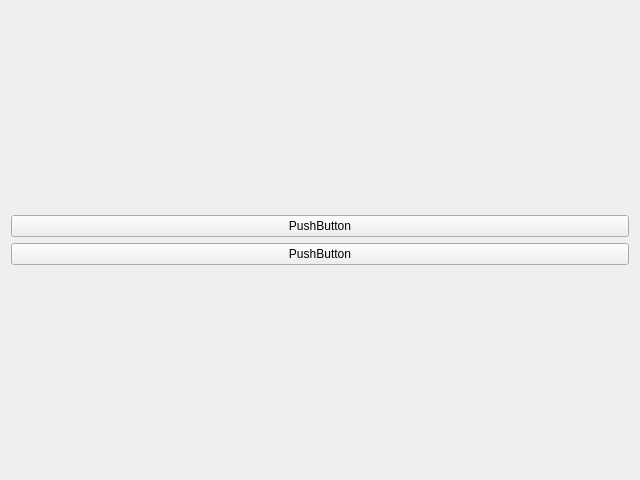
<?xml version="1.0" encoding="UTF-8"?>
<ui version="4.0">
 <class>Form</class>
 <widget class="QWidget" name="Form">
  <property name="geometry">
   <rect>
    <x>0</x>
    <y>0</y>
    <width>640</width>
    <height>480</height>
   </rect>
  </property>
  <property name="windowTitle">
   <string>Form</string>
  </property>
  <layout class="QGridLayout" name="gridLayout_2">
   <item row="0" column="0">
    <layout class="QGridLayout" name="gridLayout">
     <item row="0" column="0">
      <widget class="QPushButton" name="pushButton">
       <property name="text">
        <string>PushButton</string>
       </property>
      </widget>
     </item>
     <item row="1" column="0">
      <widget class="QPushButton" name="pushButton_2">
       <property name="text">
        <string>PushButton</string>
       </property>
      </widget>
     </item>
    </layout>
   </item>
  </layout>
 </widget>
 <resources/>
 <connections/>
</ui>
